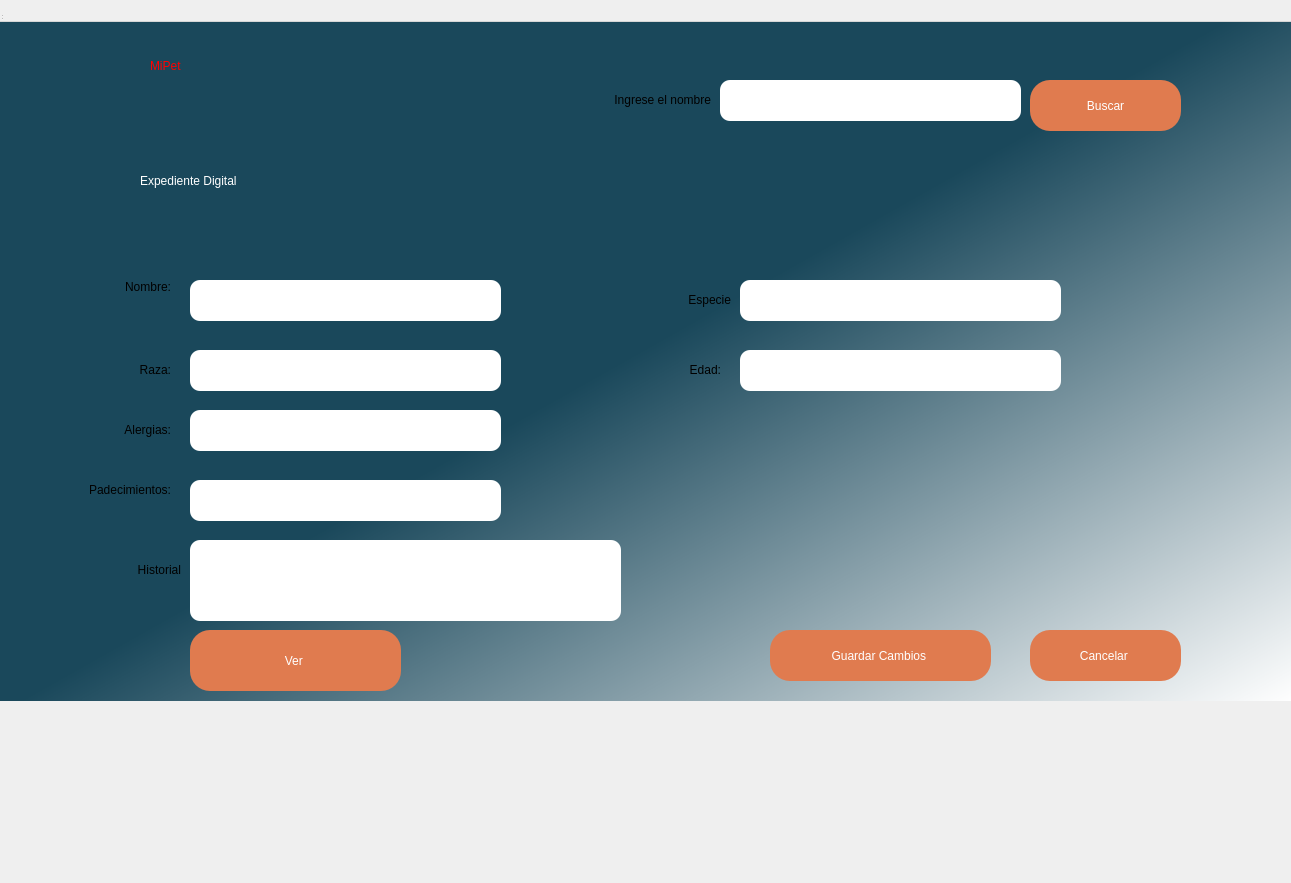
<?xml version="1.0" encoding="UTF-8"?>
<ui version="4.0">
 <class>ExpedienteDialog</class>
 <widget class="QDialog" name="ExpedienteDialog">
  <property name="geometry">
   <rect>
    <x>0</x>
    <y>0</y>
    <width>1291</width>
    <height>883</height>
   </rect>
  </property>
  <property name="windowTitle">
   <string>MainWindow</string>
  </property>
  <property name="styleSheet">
   <string notr="true">QWidget#centralwidget{
background-color: qlineargradient(spread:pad, x1:0.239, y1:0.295455, x2:1, y2:1, stop:0.308458 rgba(26, 72, 91, 255), stop:1 rgba(255, 255, 255, 255));
}</string>
  </property>
  <widget class="QWidget" name="centralwidget" native="true">
   <property name="geometry">
    <rect>
     <x>-10</x>
     <y>20</y>
     <width>1301</width>
     <height>681</height>
    </rect>
   </property>
   <widget class="QLabel" name="label">
    <property name="geometry">
     <rect>
      <x>160</x>
      <y>0</y>
      <width>281</width>
      <height>91</height>
     </rect>
    </property>
    <property name="styleSheet">
     <string notr="true">font: 36pt &quot;MS Shell Dlg 2&quot;;
color:red;</string>
    </property>
    <property name="text">
     <string>MiPet</string>
    </property>
   </widget>
   <widget class="QLabel" name="label_3">
    <property name="geometry">
     <rect>
      <x>-60</x>
      <y>260</y>
      <width>241</width>
      <height>41</height>
     </rect>
    </property>
    <property name="styleSheet">
     <string notr="true">font: 16pt &quot;MS Shell Dlg 2&quot;;</string>
    </property>
    <property name="text">
     <string>&lt;html&gt;&lt;head/&gt;&lt;body&gt;&lt;p align=&quot;right&quot;&gt;Nombre:&lt;/p&gt;&lt;p align=&quot;right&quot;&gt;&lt;br/&gt;&lt;/p&gt;&lt;/body&gt;&lt;/html&gt;</string>
    </property>
   </widget>
   <widget class="QLabel" name="label_4">
    <property name="geometry">
     <rect>
      <x>-150</x>
      <y>380</y>
      <width>331</width>
      <height>61</height>
     </rect>
    </property>
    <property name="styleSheet">
     <string notr="true">font: 16pt &quot;MS Shell Dlg 2&quot;;</string>
    </property>
    <property name="text">
     <string>&lt;html&gt;&lt;head/&gt;&lt;body&gt;&lt;p align=&quot;right&quot;&gt;Alergias:&lt;/p&gt;&lt;/body&gt;&lt;/html&gt;</string>
    </property>
   </widget>
   <widget class="QLineEdit" name="lineEdit">
    <property name="geometry">
     <rect>
      <x>200</x>
      <y>260</y>
      <width>311</width>
      <height>41</height>
     </rect>
    </property>
    <property name="styleSheet">
     <string notr="true">border-radius:10px;
font: 16pt &quot;MS Shell Dlg 2&quot;;</string>
    </property>
   </widget>
   <widget class="QLineEdit" name="lineEdit_2">
    <property name="geometry">
     <rect>
      <x>200</x>
      <y>390</y>
      <width>311</width>
      <height>41</height>
     </rect>
    </property>
    <property name="styleSheet">
     <string notr="true">border-radius:10px;
font: 16pt &quot;MS Shell Dlg 2&quot;;</string>
    </property>
    <property name="echoMode">
     <enum>QLineEdit::Normal</enum>
    </property>
   </widget>
   <widget class="QPushButton" name="pushButton">
    <property name="geometry">
     <rect>
      <x>780</x>
      <y>610</y>
      <width>221</width>
      <height>51</height>
     </rect>
    </property>
    <property name="styleSheet">
     <string notr="true">font: 16pt &quot;MS Shell Dlg 2&quot;;
background-color: rgb(224, 123, 79);
border-radius:20px;
color: white;</string>
    </property>
    <property name="text">
     <string>Guardar Cambios </string>
    </property>
   </widget>
   <widget class="QPushButton" name="pushButton_2">
    <property name="geometry">
     <rect>
      <x>1040</x>
      <y>610</y>
      <width>151</width>
      <height>51</height>
     </rect>
    </property>
    <property name="styleSheet">
     <string notr="true">border-radius:20px;
background-color: rgb(224, 123, 79);
font: 16pt &quot;MS Shell Dlg 2&quot;;
color: white;</string>
    </property>
    <property name="text">
     <string>Cancelar </string>
    </property>
   </widget>
   <widget class="QLabel" name="label_6">
    <property name="geometry">
     <rect>
      <x>-70</x>
      <y>-10</y>
      <width>261</width>
      <height>131</height>
     </rect>
    </property>
    <property name="styleSheet">
     <string notr="true">image: url(:/login/Imagen2.jpg)</string>
    </property>
    <property name="text">
     <string/>
    </property>
   </widget>
   <widget class="QLabel" name="label_8">
    <property name="geometry">
     <rect>
      <x>410</x>
      <y>250</y>
      <width>331</width>
      <height>61</height>
     </rect>
    </property>
    <property name="styleSheet">
     <string notr="true">font: 16pt &quot;MS Shell Dlg 2&quot;;</string>
    </property>
    <property name="text">
     <string>&lt;html&gt;&lt;head/&gt;&lt;body&gt;&lt;p align=&quot;right&quot;&gt;Especie&lt;/p&gt;&lt;/body&gt;&lt;/html&gt;</string>
    </property>
   </widget>
   <widget class="QLabel" name="label_9">
    <property name="geometry">
     <rect>
      <x>400</x>
      <y>320</y>
      <width>331</width>
      <height>61</height>
     </rect>
    </property>
    <property name="styleSheet">
     <string notr="true">font: 16pt &quot;MS Shell Dlg 2&quot;;</string>
    </property>
    <property name="text">
     <string>&lt;html&gt;&lt;head/&gt;&lt;body&gt;&lt;p align=&quot;right&quot;&gt;Edad:&lt;/p&gt;&lt;/body&gt;&lt;/html&gt;</string>
    </property>
   </widget>
   <widget class="QLineEdit" name="lineEdit_3">
    <property name="geometry">
     <rect>
      <x>750</x>
      <y>260</y>
      <width>321</width>
      <height>41</height>
     </rect>
    </property>
    <property name="styleSheet">
     <string notr="true">border-radius:10px;
font: 16pt &quot;MS Shell Dlg 2&quot;;</string>
    </property>
    <property name="echoMode">
     <enum>QLineEdit::Normal</enum>
    </property>
   </widget>
   <widget class="QLineEdit" name="lineEdit_4">
    <property name="geometry">
     <rect>
      <x>750</x>
      <y>330</y>
      <width>321</width>
      <height>41</height>
     </rect>
    </property>
    <property name="styleSheet">
     <string notr="true">border-radius:10px;
font: 16pt &quot;MS Shell Dlg 2&quot;;</string>
    </property>
    <property name="echoMode">
     <enum>QLineEdit::Normal</enum>
    </property>
   </widget>
   <widget class="QLabel" name="label_11">
    <property name="geometry">
     <rect>
      <x>-150</x>
      <y>440</y>
      <width>331</width>
      <height>61</height>
     </rect>
    </property>
    <property name="styleSheet">
     <string notr="true">font: 16pt &quot;MS Shell Dlg 2&quot;;</string>
    </property>
    <property name="text">
     <string>&lt;html&gt;&lt;head/&gt;&lt;body&gt;&lt;p align=&quot;right&quot;&gt;Padecimientos:&lt;/p&gt;&lt;/body&gt;&lt;/html&gt;</string>
    </property>
   </widget>
   <widget class="QLineEdit" name="lineEdit_6">
    <property name="geometry">
     <rect>
      <x>200</x>
      <y>460</y>
      <width>311</width>
      <height>41</height>
     </rect>
    </property>
    <property name="styleSheet">
     <string notr="true">border-radius:10px;
font: 16pt &quot;MS Shell Dlg 2&quot;;</string>
    </property>
    <property name="echoMode">
     <enum>QLineEdit::Normal</enum>
    </property>
   </widget>
   <widget class="QLabel" name="label_12">
    <property name="geometry">
     <rect>
      <x>-140</x>
      <y>520</y>
      <width>331</width>
      <height>61</height>
     </rect>
    </property>
    <property name="styleSheet">
     <string notr="true">font: 16pt &quot;MS Shell Dlg 2&quot;;</string>
    </property>
    <property name="text">
     <string>&lt;html&gt;&lt;head/&gt;&lt;body&gt;&lt;p align=&quot;right&quot;&gt;Historial&lt;/p&gt;&lt;/body&gt;&lt;/html&gt;</string>
    </property>
   </widget>
   <widget class="QLabel" name="label_7">
    <property name="geometry">
     <rect>
      <x>150</x>
      <y>120</y>
      <width>851</width>
      <height>81</height>
     </rect>
    </property>
    <property name="styleSheet">
     <string notr="true">color:white;
font: 22pt &quot;MS Shell Dlg 2&quot;;

font: 22pt &quot;MS Shell Dlg 2&quot;;</string>
    </property>
    <property name="text">
     <string>Expediente Digital</string>
    </property>
   </widget>
   <widget class="QLabel" name="label_10">
    <property name="geometry">
     <rect>
      <x>-60</x>
      <y>330</y>
      <width>241</width>
      <height>41</height>
     </rect>
    </property>
    <property name="styleSheet">
     <string notr="true">font: 16pt &quot;MS Shell Dlg 2&quot;;</string>
    </property>
    <property name="text">
     <string>&lt;html&gt;&lt;head/&gt;&lt;body&gt;&lt;p align=&quot;right&quot;&gt;Raza:&lt;/p&gt;&lt;/body&gt;&lt;/html&gt;</string>
    </property>
   </widget>
   <widget class="QLineEdit" name="lineEdit_5">
    <property name="geometry">
     <rect>
      <x>200</x>
      <y>330</y>
      <width>311</width>
      <height>41</height>
     </rect>
    </property>
    <property name="styleSheet">
     <string notr="true">border-radius:10px;
font: 16pt &quot;MS Shell Dlg 2&quot;;</string>
    </property>
   </widget>
   <widget class="QPushButton" name="pushButtonMostrarDatos">
    <property name="geometry">
     <rect>
      <x>200</x>
      <y>610</y>
      <width>211</width>
      <height>61</height>
     </rect>
    </property>
    <property name="styleSheet">
     <string notr="true">font: 16pt &quot;MS Shell Dlg 2&quot;;
background-color: rgb(224, 123, 79);
border-radius:20px;
color: white;</string>
    </property>
    <property name="text">
     <string>Ver </string>
    </property>
   </widget>
   <widget class="QLineEdit" name="lineEdit_7">
    <property name="geometry">
     <rect>
      <x>200</x>
      <y>520</y>
      <width>431</width>
      <height>81</height>
     </rect>
    </property>
    <property name="styleSheet">
     <string notr="true">border-radius:10px;
font: 16pt &quot;MS Shell Dlg 2&quot;;</string>
    </property>
    <property name="echoMode">
     <enum>QLineEdit::Normal</enum>
    </property>
   </widget>
   <widget class="QPushButton" name="pushButton_3">
    <property name="geometry">
     <rect>
      <x>1040</x>
      <y>60</y>
      <width>151</width>
      <height>51</height>
     </rect>
    </property>
    <property name="styleSheet">
     <string notr="true">border-radius:20px;
background-color: rgb(224, 123, 79);
font: 16pt &quot;MS Shell Dlg 2&quot;;
color: white;</string>
    </property>
    <property name="text">
     <string>Buscar</string>
    </property>
   </widget>
   <widget class="QLineEdit" name="lineEdit_8">
    <property name="geometry">
     <rect>
      <x>730</x>
      <y>60</y>
      <width>301</width>
      <height>41</height>
     </rect>
    </property>
    <property name="styleSheet">
     <string notr="true">border-radius:10px;
font: 16pt &quot;MS Shell Dlg 2&quot;;</string>
    </property>
    <property name="text">
     <string/>
    </property>
    <property name="echoMode">
     <enum>QLineEdit::Normal</enum>
    </property>
   </widget>
   <widget class="QLabel" name="label_13">
    <property name="geometry">
     <rect>
      <x>390</x>
      <y>50</y>
      <width>331</width>
      <height>61</height>
     </rect>
    </property>
    <property name="styleSheet">
     <string notr="true">font: 16pt &quot;MS Shell Dlg 2&quot;;</string>
    </property>
    <property name="text">
     <string>&lt;html&gt;&lt;head/&gt;&lt;body&gt;&lt;p align=&quot;right&quot;&gt;Ingrese el nombre&lt;/p&gt;&lt;/body&gt;&lt;/html&gt;</string>
    </property>
   </widget>
  </widget>
  <widget class="QMenuBar" name="menubar">
   <property name="geometry">
    <rect>
     <x>0</x>
     <y>0</y>
     <width>1291</width>
     <height>22</height>
    </rect>
   </property>
  </widget>
  <widget class="QStatusBar" name="statusbar">
   <property name="geometry">
    <rect>
     <x>0</x>
     <y>0</y>
     <width>3</width>
     <height>21</height>
    </rect>
   </property>
  </widget>
 </widget>
 <resources/>
 <connections/>
</ui>
